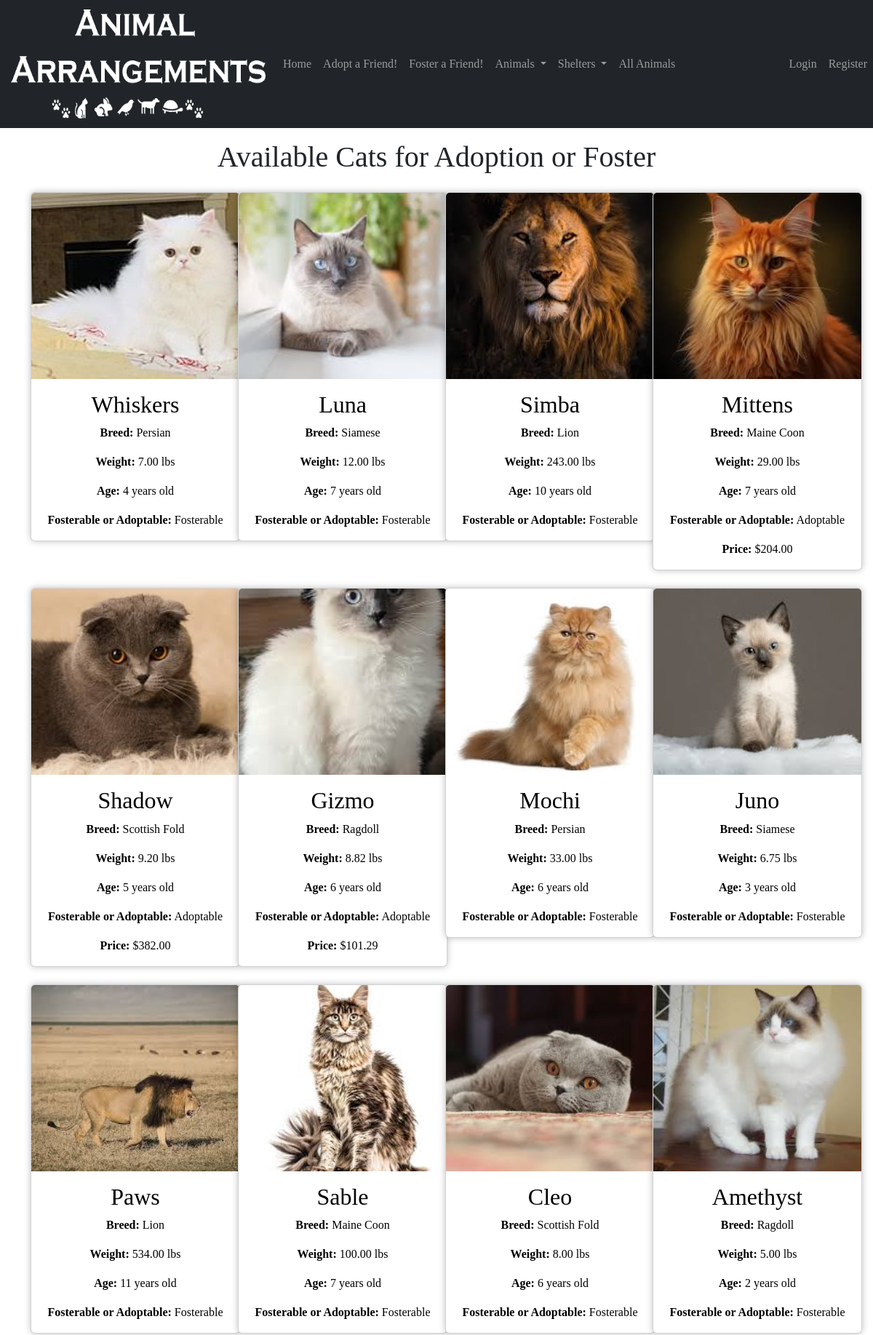
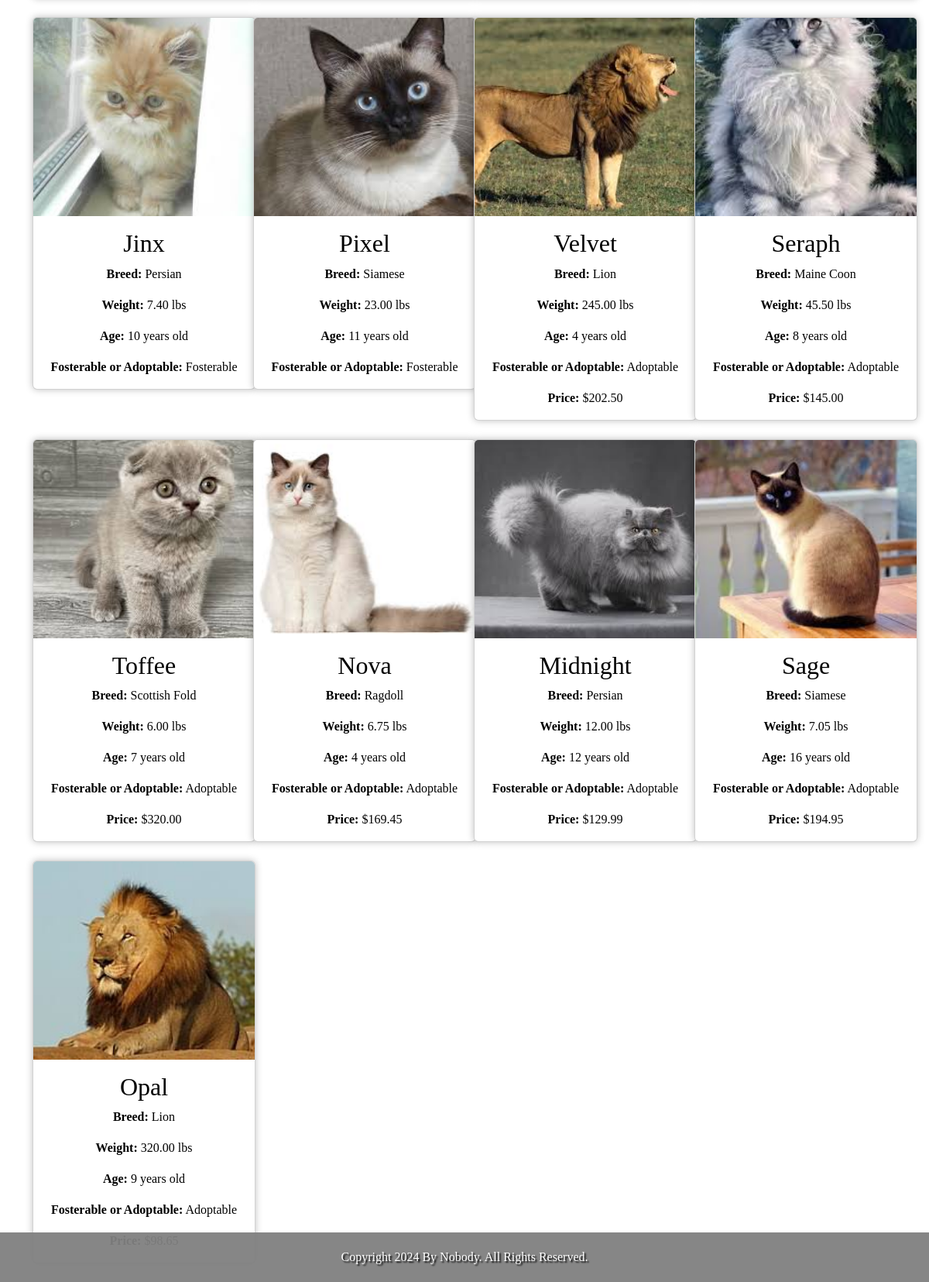
The app's page /cats/ with its own data (2 pictures, top to bottom).
### animal_adoption_app/models.py (models this page shows, shortened)
class Cat(models.Model):
    animal = models.OneToOneField(Animal, on_delete=models.CASCADE, primary_key=True)
    breed = models.CharField(max_length=100)
    weight = models.DecimalField(max_digits=5, decimal_places=2)
    age = models.IntegerField()
    personality = models.TextField()
    up_to_date_on_vaccines = models.BooleanField(default=False)

class Animal(models.Model):
    id = models.AutoField(primary_key=True)
    name = models.CharField(max_length=100, unique=True)
    price = models.DecimalField(max_digits=10, decimal_places=2)
    fosterable = models.BooleanField(default=False)
    image_path = models.CharField(max_length=255, blank=True, null=True)
    SHELTER_CHOICES = [
        ('Homeward Animal Shelter', 'Homeward Animal Shelter'),
        ('Cats Cradle Shelter Inc', 'Cats Cradle Shelter Inc'),
        ('Minn-Kota PAAWS', 'Minn-Kota PAAWS'),
    ]
    shelter = models.CharField(max_length=100, choices=SHELTER_CHOICES)

### animal_adoption_app/views.py (the view)
# urls.py: path('cats/', views.cats, name='cats'),
def cats(request):
    cats = Cat.objects.all()
    return render(request, 'animal_adoption_app/cats.html', {'cat_list': cats})

### templates/animal_adoption_app/cats.html (shortened to what this page needs)
<!DOCTYPE html>
<html lang="en">
<head>
    <link href="https://cdn.jsdelivr.net/npm/bootstrap@5.3.3/dist/css/bootstrap.min.css" rel="stylesheet">
</head>
<body>
    {% load static %}
    {% include "navbar.html" %}
    <h1 class="text-center mt-3 mb-4">Available Cats for Adoption or Foster</h1>
    <div class="container">
        <div class="row row-cols-1 row-cols-md-2 row-cols-lg-3 row-cols-xl-4">
            {% for cat in cat_list %}
                <div class="col mb-4 text-center">
                    <div class="card" style="width: 18rem;">
                        <a href="{% url 'animal_detail' cat.animal.id %}" class="card-link">
                            {% if cat.animal.image_path %}
                                <img class="card-img-top" src="{% static cat.animal.image_path %}" alt="{{ cat.animal.name }} Image" alt="Card image cap">
                            {% endif %}
                            <div class="card-body">
                                <h2 class="card-title">{{ cat.animal.name }}</h2>
                                <p class="card-text"><strong>Breed:</strong> {{ cat.breed }}</p>
                                <p class="card-text"><strong>Weight:</strong> {{ cat.weight }} lbs</p>
                                <p class="card-text"><strong>Age:</strong> {{ cat.age }} years old</p>
                                <p class="card-text"><strong>Fosterable or Adoptable:</strong> {% if cat.animal.fosterable %}Fosterable{% else %}Adoptable{% endif %}</p>
                                {% if not cat.animal.fosterable %}
                                    <p class="card-text"><strong>Price:</strong> ${{ cat.animal.price }}</p>
                                {% endif %}
                            </div>
                        </a>
                    </div>
                </div>
            {% empty %}
                <p class="col text-center">No cats available for adoption or foster.</p>
            {% endfor %}
        </div>
    </div>
    {% include "footer.html" %}
</body>
</html>

### animal_adoption_app/templates/navbar.html (shortened to what this page needs)
{% load static %}
<!DOCTYPE html>
<html lang="en">
<head>
    <link href="https://cdn.jsdelivr.net/npm/bootstrap@5.3.3/dist/css/bootstrap.min.css" rel="stylesheet">
</head>
<body>
<nav class="navbar navbar-expand-lg navbar-dark bg-dark">
    <a class="navbar-brand" href="{% url 'index' %}">
        <div class="logo">
            <img class="logo1" src="{% static 'images/logo_white.png' %}" alt="Animal Arrangements Logo">
        </div>
    </a>
    <div class="collapse navbar-collapse" id="navbarNavDropdown">
        <ul class="navbar-nav">
            <li class="nav-item active">
                <a class="nav-link" href="{% url 'index' %}">Home</a>
            </li>
            <li class="nav-item">
                <a class="nav-link" href="/filter-adopt/?animal_type=#">Adopt a Friend!</a>
            </li>
            <li class="nav-item">
                <a class="nav-link" href="/filter-foster/?animal_type=#">Foster a Friend!</a>
            </li>
            <li class="nav-item dropdown">
                <a class="nav-link dropdown-toggle" href="#" id="animalsDropdown" role="button" data-toggle="dropdown" aria-haspopup="true" aria-expanded="false">
                    Animals
                </a>
            </li>
            <li class="nav-item dropdown">
                <a class="nav-link dropdown-toggle" href="#" id="sheltersDropdown" role="button" data-toggle="dropdown" aria-haspopup="true" aria-expanded="false">
                    Shelters
                </a>
            </li>
            <li class="nav-item">
                <a class="nav-link" href="{% url 'all_animals' %}">All Animals</a>
            </li>
        </ul>
        <div class="ms-auto">
            <ul class="navbar-nav">
                {% if user.is_authenticated %}
                <li class="nav-item">
                    <span class="nav-link">Welcome, {{ user.first_name }} {{ user.last_name }}</span>
                </li>
                <li class="nav-item">
                    <a class="nav-link logout-link" href="{% url 'logout' %}">Logout</a>
                </li>
                {% else %}
                <li class="nav-item">
                    <a class="nav-link" href="{% url 'login' %}">Login</a>
                </li>
                <li class="nav-item">
                    <a class="nav-link" href="{% url 'register' %}">Register</a>
                </li>
                {% endif %}
            </ul>
        </div>
    </div>
</nav>
</body>
</html>

### animal_adoption_app/templates/footer.html (shortened to what this page needs)
<!DOCTYPE html>
<html>
<head>
</head>
<body>
<div class="footer">
  <p>Copyright 2024 By Nobody. All Rights Reserved.</p>
</div>
</body>
</html>

### templates/animal_adoption_app/cats.html (style rules this page uses)
body { font-family: 'Comic Sans MS', cursive; background-color: #f4f4f4; }
.card-img-top { height: 16rem; object-fit: cover; }
.card { box-shadow: 0 0 10px rgba(0, 0, 0, 0.25); }
.card-link { text-decoration: none; }
.card-body h2, .card-body p { color: black; }

### animal_adoption_app/templates/navbar.html (style rules this page uses)
body { font-family: 'Comic Sans MS', cursive; }
.logo1 { border-radius: 20px; height: 150px; width: 350px; }
.logo { width: 350px; height: 150px; margin-left: 15px; }

### animal_adoption_app/templates/footer.html (style rules this page uses)
.footer { position: fixed; left: 0; bottom: 0; width: 100%; background-color: rgba(128, 128, 128, 0.95); color: white; text-align: center; padding: 10px; }
body { font-family: 'Comic Sans MS', cursive; }
.footer p { margin: 0; text-shadow: 2px 2px 2px black; margin: 10px; }

### records on screen
Cat: animal_id.image_path (picture), animal.name "Whiskers", breed "Persian", weight "7.00", age "4", shows "Fosterable"
Cat: animal_id.image_path (picture), animal.name "Luna", breed "Siamese", weight "12.00", age "7", shows "Fosterable"
Cat: animal_id.image_path (picture), animal.name "Simba", breed "Lion", weight "243.00", age "10", shows "Fosterable"
Cat: animal_id.image_path (picture), animal.name "Mittens", breed "Maine Coon", weight "29.00", age "7", shows "Adoptable", animal.price "204.00"
Cat: animal_id.image_path (picture), animal.name "Shadow", breed "Scottish Fold", weight "9.20", age "5", shows "Adoptable", animal.price "382.00"
Cat: animal_id.image_path (picture), animal.name "Gizmo", breed "Ragdoll", weight "8.82", age "6", shows "Adoptable", animal.price "101.29"
Cat: animal_id.image_path (picture), animal.name "Mochi", breed "Persian", weight "33.00", age "6", shows "Fosterable"
Cat: animal_id.image_path (picture), animal.name "Juno", breed "Siamese", weight "6.75", age "3", shows "Fosterable"
Cat: animal_id.image_path (picture), animal.name "Paws", breed "Lion", weight "534.00", age "11", shows "Fosterable"
Cat: animal_id.image_path (picture), animal.name "Sable", breed "Maine Coon", weight "100.00", age "7", shows "Fosterable"
Cat: animal_id.image_path (picture), animal.name "Cleo", breed "Scottish Fold", weight "8.00", age "6", shows "Fosterable"
Cat: animal_id.image_path (picture), animal.name "Amethyst", breed "Ragdoll", weight "5.00", age "2", shows "Fosterable"
Cat: animal_id.image_path (picture), animal.name "Jinx", breed "Persian", weight "7.40", age "10", shows "Fosterable"
Cat: animal_id.image_path (picture), animal.name "Pixel", breed "Siamese", weight "23.00", age "11", shows "Fosterable"
Cat: animal_id.image_path (picture), animal.name "Velvet", breed "Lion", weight "245.00", age "4", shows "Adoptable", animal.price "202.50"
Cat: animal_id.image_path (picture), animal.name "Seraph", breed "Maine Coon", weight "45.50", age "8", shows "Adoptable", animal.price "145.00"
Cat: animal_id.image_path (picture), animal.name "Toffee", breed "Scottish Fold", weight "6.00", age "7", shows "Adoptable", animal.price "320.00"
Cat: animal_id.image_path (picture), animal.name "Nova", breed "Ragdoll", weight "6.75", age "4", shows "Adoptable", animal.price "169.45"
Cat: animal_id.image_path (picture), animal.name "Midnight", breed "Persian", weight "12.00", age "12", shows "Adoptable", animal.price "129.99"
Cat: animal_id.image_path (picture), animal.name "Sage", breed "Siamese", weight "7.05", age "16", shows "Adoptable", animal.price "194.95"
Cat: animal_id.image_path (picture), animal.name "Opal", breed "Lion", weight "320.00", age "9", shows "Adoptable"
